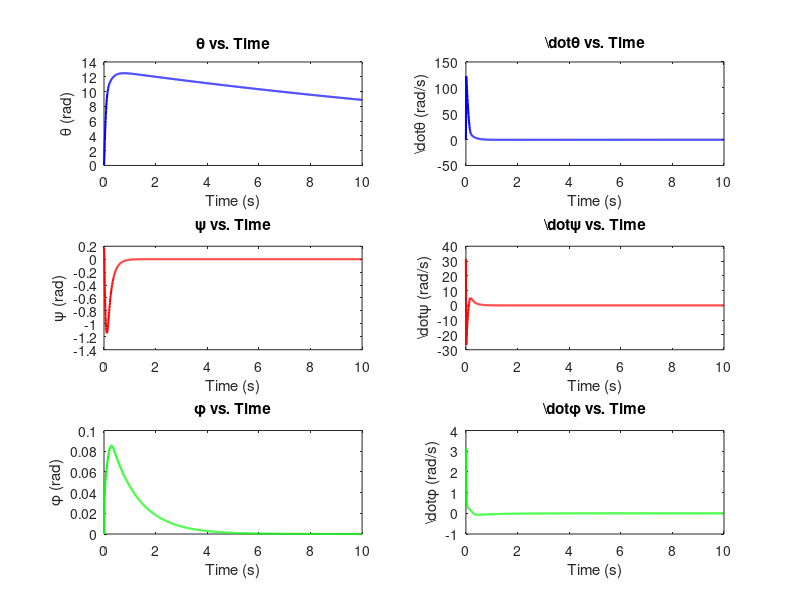

Source code (MATLAB):
function pendulum_simulation()

    % Initial conditions
    x0 = [0; 0.18; 0; 0; 31.4; 3.14]; % [theta; psi; phi; dot{theta}; dot{psi}; dot{phi}]

    % Time span for simulation
    tspan = 0:0.01:10; % From 0 to 10 seconds with a time step of 0.01 seconds

    % Solve the differential equations using ode45 solver
    [t, x] = ode45(@penduloinvertido_f, tspan, x0);

    % Extract the states for plotting
    theta = x(:, 1);
    psi = x(:, 2);
    phi = x(:, 3);
    dot_theta = x(:, 4);
    dot_psi = x(:, 5);
    dot_phi = x(:, 6);

    % Plot the results
    figure;

    subplot(3, 2, 1);
    plot(t, theta, 'b', 'LineWidth', 1.5);
    xlabel('Time (s)');
    ylabel('\theta (rad)');
    title('\theta vs. Time');

    subplot(3, 2, 3);
    plot(t, psi, 'r', 'LineWidth', 1.5);
    xlabel('Time (s)');
    ylabel('\psi (rad)');
    title('\psi vs. Time');

    subplot(3, 2, 5);
    plot(t, phi, 'g', 'LineWidth', 1.5);
    xlabel('Time (s)');
    ylabel('\phi (rad)');
    title('\phi vs. Time');

    subplot(3, 2, 2);
    plot(t, dot_theta, 'b', 'LineWidth', 1.5);
    xlabel('Time (s)');
    ylabel('\dot{\theta} (rad/s)');
    title('\dot{\theta} vs. Time');

    subplot(3, 2, 4);
    plot(t, dot_psi, 'r', 'LineWidth', 1.5);
    xlabel('Time (s)');
    ylabel('\dot{\psi} (rad/s)');
    title('\dot{\psi} vs. Time');

    subplot(3, 2, 6);
    plot(t, dot_phi, 'g', 'LineWidth', 1.5);
    xlabel('Time (s)');
    ylabel('\dot{\phi} (rad/s)');
    title('\dot{\phi} vs. Time');

end

function dx = penduloinvertido_f(t, x)
    % Variaveis de estado
    theta = x(1);
    psi = x(2);
    phi = x(3);

    % Derivadas das variaveis de estado
    theta_dot = x(4);
    psi_dot = x(5);
    phi_dot = x(6);

    % Parametros do sistema
    g = 9.8;  % gravidade
    m = 0.03; % peso da roda
    R = 0.04; % raio da roda
    Jw = m * R^2 / 2; % momento de inercia da roda
    M = 0.6;  % peso do corpo
    W = 0.14; % largura do corpo
    D = 0.04; % profundidade do corpo
    H = 0.144; % altura do corpo
    L = H / 2; % distância do centro de massa do corpo ao eixo da roda
    Jphi = M * L^2 / 3; % momento de inercia do corpo em pitch
    Jpsi = M * (W^2 + D^2) / 12; % momento de inercia do corpo em rumo
    Rm = 6.69; % resistencia do motor DC
    Kt = 0.4; % constante de torque (Nm/A)
    Ke = 0.4; % e constante de EMF (V s/rad)
    fm = 0.0022; % atrito entre o corpo e o motor
    n = 1; % reducao do motor

    % Matriz de inercia inversa
    M_inv = inv([
        R^2 * (2 * m + M) + 2 * Jw, M * R * L * cos(psi), 0;
        M * R * L * cos(psi), M * L^2 + Jpsi, 0;
        0, 0, m * (W^2 / 2) + M * L * sin(psi)^2 + Jphi + (W^2 / (2 * R^2)) * Jw
    ]);

    % Matriz G
    G = [
        0;
        -M * g * L * sin(psi);
        0
    ];

    % Matriz C
    C = [
        -M * R * L * sin(psi) * psi_dot^2;
        -M * L^2 * sin(psi) * cos(psi) * phi_dot^2;
        M * L^2 * sin(2 * psi) * psi_dot * phi_dot
    ];

    % Matriz Q
    Q = [
        -2 * ((n * Kt * Ke / Rm) + fm), 2 * ((n * Kt * Ke / Rm) + fm), 0;
        2 * ((n * Kt * Ke / Rm) + fm), -2 * ((n * Kt * Ke / Rm) + fm), 0;
        0, 0, -W^2 / (2 * R^2) * ((n * Kt * Ke / Rm) + fm)
    ];

    % Matriz H
    H = [
        n * Kt / Rm, n * Kt / Rm;
        -n * Kt / Rm, -n * Kt / Rm;
        -W / (2 * R) * n * Kt / Rm, W / (2 * R) * n * Kt / Rm
    ];

    % Matriz K
    K = [-0.0224, -25.4867, -0.7071, -1.0362, -2.2530, -0.0076;
         -0.0224, -25.4867, 0.7071, -1.0362, -2.2530, 0.0076];

    F = Q*[theta_dot; psi_dot; phi_dot] - H * K * [theta;psi;phi;theta_dot;psi_dot;phi_dot];

    % Sistema de equacoes diferenciais
    dx = zeros(6, 1);
    dx(1:3) = [theta_dot; psi_dot; phi_dot];
    dx(4:6) = M_inv * (F - G - C);
end

% Call the simulation function to run the simulation and plot the results
pendulum_simulation();
